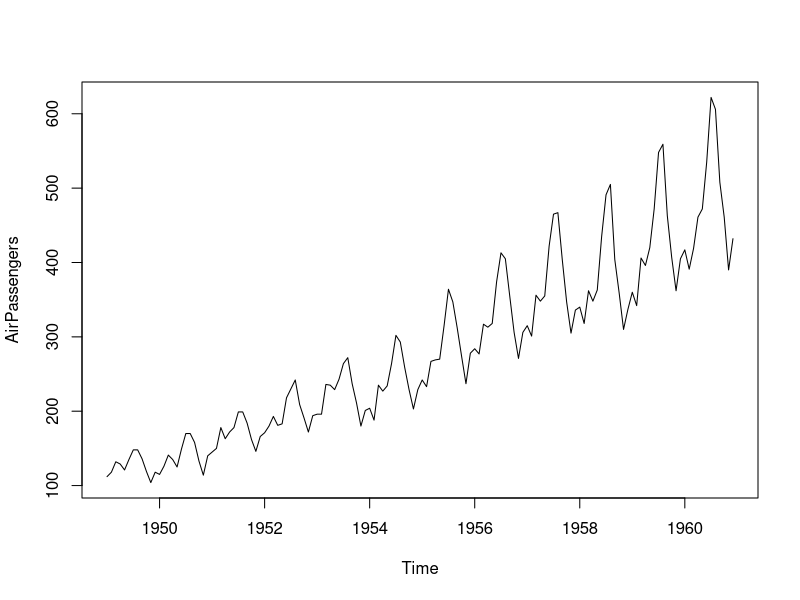
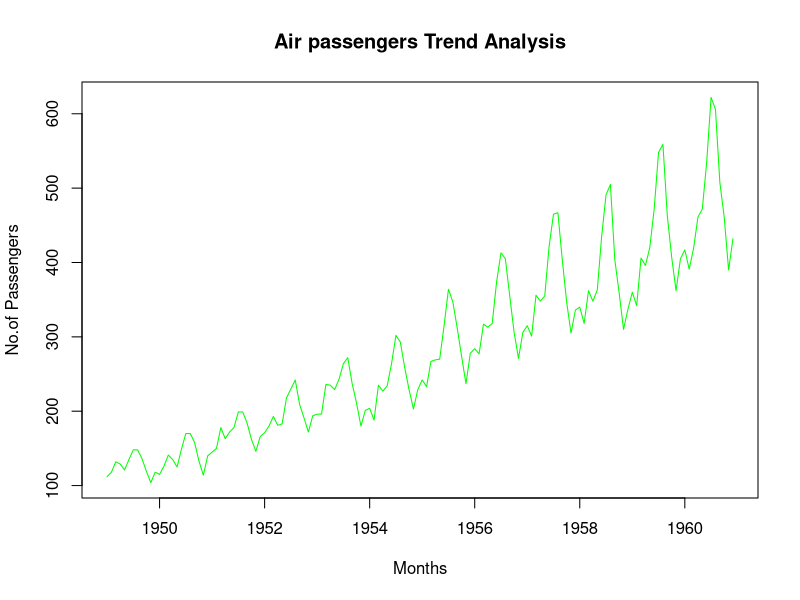
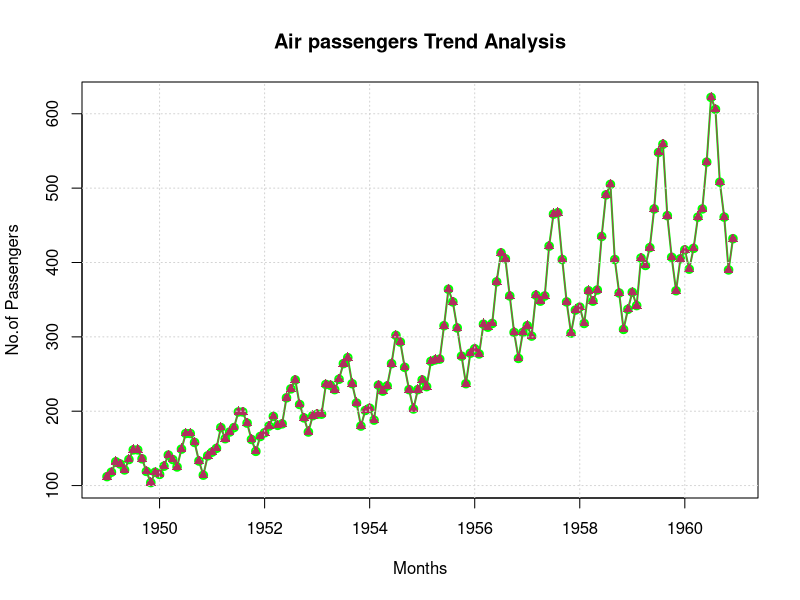
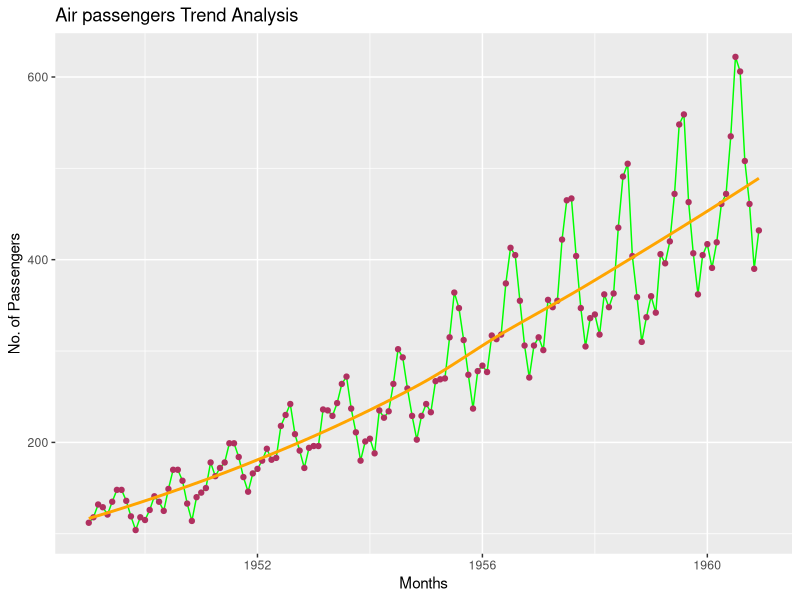

The R script that drew these images, in order:
#load the dataset
AirPassengers


#verify the dataset
class(AirPassengers)
View(AirPassengers)

#convert the dataset into dataframe
ap_df <- data.frame(
  year = time(AirPassengers),
  passengers = as.numeric(AirPassengers)
)

ap_df_months <- data.frame(
  year = floor(time(AirPassengers)),
  month = cycle(time(AirPassengers)),
  passengers = as.numeric(AirPassengers)
)

ap_df_months

plot(AirPassengers)
#plot with Title, Axis labels and color
plot(AirPassengers,
     type = 'l',
     main = "Air passengers Trend Analysis",
     xlab = "Months",
     ylab = "No.of Passengers",
     col = "green"
)
#changing the Line width
plot(AirPassengers,
     type = 'o',
     lwd  = 2,
     main = "Air passengers Trend Analysis",
     xlab = "Months",
     ylab = "No.of Passengers",
     col = "green"
     )
points(AirPassengers,
       type = 'o',
       pch = 17,
       col = "maroon")
grid()
#GGPLOT2
library(ggplot2)
ggplot(ap_df, aes(year, passengers)) +
  geom_line(color = "green",linewidth = 0.5) +
  geom_point(color = "maroon") +
  labs(
    title = "Air passengers Trend Analysis",
    x = "Months",
    y = "No. of Passengers"
  )+
  geom_smooth(se=FALSE, color = 'orange')
theme_minimal()
